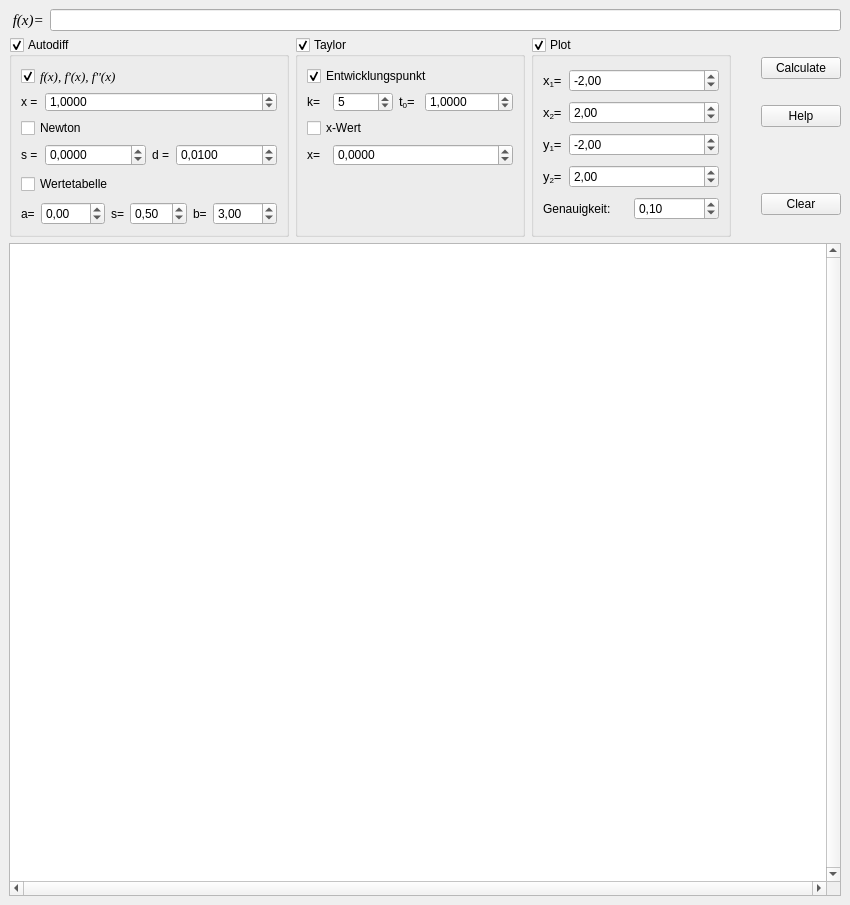
<?xml version="1.0" encoding="UTF-8"?>
<ui version="4.0">
 <class>MainWindow</class>
 <widget class="QMainWindow" name="MainWindow">
  <property name="geometry">
   <rect>
    <x>0</x>
    <y>0</y>
    <width>850</width>
    <height>905</height>
   </rect>
  </property>
  <property name="minimumSize">
   <size>
    <width>850</width>
    <height>850</height>
   </size>
  </property>
  <property name="maximumSize">
   <size>
    <width>16777215</width>
    <height>16777215</height>
   </size>
  </property>
  <property name="windowTitle">
   <string>QtDiff</string>
  </property>
  <property name="windowIcon">
   <iconset resource="gui.qrc">
    <normaloff>:/icon.png</normaloff>:/icon.png</iconset>
  </property>
  <property name="locale">
   <locale language="German" country="Germany"/>
  </property>
  <widget class="QWidget" name="centralwidget">
   <layout class="QVBoxLayout" name="verticalLayout_4">
    <item>
     <layout class="QHBoxLayout" name="hLayout">
      <item>
       <widget class="QLabel" name="label">
        <property name="sizePolicy">
         <sizepolicy hsizetype="Preferred" vsizetype="Preferred">
          <horstretch>0</horstretch>
          <verstretch>0</verstretch>
         </sizepolicy>
        </property>
        <property name="maximumSize">
         <size>
          <width>45</width>
          <height>30</height>
         </size>
        </property>
        <property name="font">
         <font>
          <family>Times New Roman</family>
          <pointsize>11</pointsize>
          <italic>true</italic>
         </font>
        </property>
        <property name="text">
         <string> f(x)=</string>
        </property>
       </widget>
      </item>
      <item>
       <widget class="QLineEdit" name="eingabe">
        <property name="sizePolicy">
         <sizepolicy hsizetype="Expanding" vsizetype="Fixed">
          <horstretch>0</horstretch>
          <verstretch>0</verstretch>
         </sizepolicy>
        </property>
        <property name="maximumSize">
         <size>
          <width>16777215</width>
          <height>30</height>
         </size>
        </property>
        <property name="toolTip">
         <string/>
        </property>
        <property name="whatsThis">
         <string/>
        </property>
        <property name="text">
         <string/>
        </property>
        <property name="cursorPosition">
         <number>0</number>
        </property>
       </widget>
      </item>
     </layout>
    </item>
    <item>
     <layout class="QHBoxLayout" name="hLayout_2">
      <property name="spacing">
       <number>6</number>
      </property>
      <property name="margin">
       <number>0</number>
      </property>
      <item>
       <widget class="QGroupBox" name="ad">
        <property name="enabled">
         <bool>true</bool>
        </property>
        <property name="minimumSize">
         <size>
          <width>280</width>
          <height>0</height>
         </size>
        </property>
        <property name="maximumSize">
         <size>
          <width>280</width>
          <height>200</height>
         </size>
        </property>
        <property name="title">
         <string>Autodiff</string>
        </property>
        <property name="checkable">
         <bool>true</bool>
        </property>
        <property name="checked">
         <bool>true</bool>
        </property>
        <layout class="QVBoxLayout" name="verticalLayout">
         <item>
          <widget class="QCheckBox" name="autodiff_1">
           <property name="minimumSize">
            <size>
             <width>0</width>
             <height>20</height>
            </size>
           </property>
           <property name="maximumSize">
            <size>
             <width>150</width>
             <height>20</height>
            </size>
           </property>
           <property name="font">
            <font>
             <family>Times New Roman</family>
             <pointsize>10</pointsize>
             <weight>50</weight>
             <italic>true</italic>
             <bold>false</bold>
            </font>
           </property>
           <property name="text">
            <string>f(x), f'(x), f''(x)</string>
           </property>
           <property name="checked">
            <bool>true</bool>
           </property>
          </widget>
         </item>
         <item>
          <layout class="QHBoxLayout" name="horizontalLayout_2">
           <item>
            <widget class="QLabel" name="label_2">
             <property name="sizePolicy">
              <sizepolicy hsizetype="Minimum" vsizetype="Minimum">
               <horstretch>0</horstretch>
               <verstretch>0</verstretch>
              </sizepolicy>
             </property>
             <property name="maximumSize">
              <size>
               <width>18</width>
               <height>16777215</height>
              </size>
             </property>
             <property name="text">
              <string>x = </string>
             </property>
            </widget>
           </item>
           <item>
            <widget class="QDoubleSpinBox" name="autodiff_1_1">
             <property name="minimumSize">
              <size>
               <width>0</width>
               <height>20</height>
              </size>
             </property>
             <property name="maximumSize">
              <size>
               <width>16777215</width>
               <height>20</height>
              </size>
             </property>
             <property name="decimals">
              <number>4</number>
             </property>
             <property name="minimum">
              <double>-9999.000000000000000</double>
             </property>
             <property name="maximum">
              <double>9999.989999999999782</double>
             </property>
             <property name="singleStep">
              <double>0.100000000000000</double>
             </property>
             <property name="value">
              <double>1.000000000000000</double>
             </property>
            </widget>
           </item>
          </layout>
         </item>
         <item>
          <widget class="QCheckBox" name="autodiff_2">
           <property name="minimumSize">
            <size>
             <width>0</width>
             <height>20</height>
            </size>
           </property>
           <property name="maximumSize">
            <size>
             <width>150</width>
             <height>20</height>
            </size>
           </property>
           <property name="text">
            <string>Newton</string>
           </property>
          </widget>
         </item>
         <item>
          <layout class="QHBoxLayout" name="horizontalLayout">
           <item>
            <widget class="QLabel" name="label_3">
             <property name="maximumSize">
              <size>
               <width>18</width>
               <height>16777215</height>
              </size>
             </property>
             <property name="text">
              <string>s = </string>
             </property>
            </widget>
           </item>
           <item>
            <widget class="QDoubleSpinBox" name="autodiff_2_1">
             <property name="minimumSize">
              <size>
               <width>0</width>
               <height>22</height>
              </size>
             </property>
             <property name="maximumSize">
              <size>
               <width>16777215</width>
               <height>22</height>
              </size>
             </property>
             <property name="decimals">
              <number>4</number>
             </property>
             <property name="minimum">
              <double>-9999.000000000000000</double>
             </property>
             <property name="maximum">
              <double>9999.000000000000000</double>
             </property>
            </widget>
           </item>
           <item>
            <widget class="QLabel" name="label_4">
             <property name="maximumSize">
              <size>
               <width>18</width>
               <height>16777215</height>
              </size>
             </property>
             <property name="text">
              <string>d = </string>
             </property>
            </widget>
           </item>
           <item>
            <widget class="QDoubleSpinBox" name="autodiff_2_2">
             <property name="minimumSize">
              <size>
               <width>0</width>
               <height>22</height>
              </size>
             </property>
             <property name="maximumSize">
              <size>
               <width>16777215</width>
               <height>22</height>
              </size>
             </property>
             <property name="decimals">
              <number>4</number>
             </property>
             <property name="singleStep">
              <double>0.001000000000000</double>
             </property>
             <property name="value">
              <double>0.010000000000000</double>
             </property>
            </widget>
           </item>
          </layout>
         </item>
         <item>
          <widget class="QCheckBox" name="autodiff_3">
           <property name="maximumSize">
            <size>
             <width>150</width>
             <height>30</height>
            </size>
           </property>
           <property name="text">
            <string>Wertetabelle</string>
           </property>
          </widget>
         </item>
         <item>
          <layout class="QHBoxLayout" name="horizontalLayout_3">
           <item>
            <widget class="QLabel" name="label_5">
             <property name="maximumSize">
              <size>
               <width>18</width>
               <height>16777215</height>
              </size>
             </property>
             <property name="text">
              <string>a=</string>
             </property>
            </widget>
           </item>
           <item>
            <widget class="QDoubleSpinBox" name="autodiff_3_1">
             <property name="minimum">
              <double>-9999.000000000000000</double>
             </property>
             <property name="maximum">
              <double>9999.000000000000000</double>
             </property>
            </widget>
           </item>
           <item>
            <widget class="QLabel" name="label_6">
             <property name="maximumSize">
              <size>
               <width>18</width>
               <height>16777215</height>
              </size>
             </property>
             <property name="text">
              <string>s=</string>
             </property>
            </widget>
           </item>
           <item>
            <widget class="QDoubleSpinBox" name="autodiff_3_2">
             <property name="minimum">
              <double>0.010000000000000</double>
             </property>
             <property name="singleStep">
              <double>0.100000000000000</double>
             </property>
             <property name="value">
              <double>0.500000000000000</double>
             </property>
            </widget>
           </item>
           <item>
            <widget class="QLabel" name="label_7">
             <property name="maximumSize">
              <size>
               <width>18</width>
               <height>16777215</height>
              </size>
             </property>
             <property name="text">
              <string>b=</string>
             </property>
            </widget>
           </item>
           <item>
            <widget class="QDoubleSpinBox" name="autodiff_3_3">
             <property name="minimum">
              <double>-9999.000000000000000</double>
             </property>
             <property name="maximum">
              <double>9999.000000000000000</double>
             </property>
             <property name="value">
              <double>3.000000000000000</double>
             </property>
            </widget>
           </item>
          </layout>
         </item>
        </layout>
       </widget>
      </item>
      <item>
       <widget class="QGroupBox" name="ta">
        <property name="enabled">
         <bool>true</bool>
        </property>
        <property name="minimumSize">
         <size>
          <width>230</width>
          <height>0</height>
         </size>
        </property>
        <property name="maximumSize">
         <size>
          <width>230</width>
          <height>200</height>
         </size>
        </property>
        <property name="autoFillBackground">
         <bool>false</bool>
        </property>
        <property name="title">
         <string>Taylor</string>
        </property>
        <property name="flat">
         <bool>false</bool>
        </property>
        <property name="checkable">
         <bool>true</bool>
        </property>
        <property name="checked">
         <bool>true</bool>
        </property>
        <layout class="QVBoxLayout" name="verticalLayout_2">
         <item>
          <widget class="QCheckBox" name="taylor_1">
           <property name="minimumSize">
            <size>
             <width>0</width>
             <height>20</height>
            </size>
           </property>
           <property name="maximumSize">
            <size>
             <width>150</width>
             <height>20</height>
            </size>
           </property>
           <property name="text">
            <string>Entwicklungspunkt</string>
           </property>
           <property name="checked">
            <bool>true</bool>
           </property>
          </widget>
         </item>
         <item>
          <layout class="QHBoxLayout" name="horizontalLayout_4">
           <item>
            <widget class="QLabel" name="label_8">
             <property name="minimumSize">
              <size>
               <width>0</width>
               <height>0</height>
              </size>
             </property>
             <property name="maximumSize">
              <size>
               <width>20</width>
               <height>16777215</height>
              </size>
             </property>
             <property name="text">
              <string>k=</string>
             </property>
            </widget>
           </item>
           <item>
            <widget class="QSpinBox" name="taylor_1_1">
             <property name="minimumSize">
              <size>
               <width>60</width>
               <height>20</height>
              </size>
             </property>
             <property name="maximumSize">
              <size>
               <width>16777215</width>
               <height>20</height>
              </size>
             </property>
             <property name="maximum">
              <number>200</number>
             </property>
             <property name="value">
              <number>5</number>
             </property>
            </widget>
           </item>
           <item>
            <widget class="QLabel" name="label_9">
             <property name="maximumSize">
              <size>
               <width>30</width>
               <height>16777215</height>
              </size>
             </property>
             <property name="text">
              <string>&lt;!DOCTYPE HTML PUBLIC &quot;-//W3C//DTD HTML 4.0//EN&quot; &quot;http://www.w3.org/TR/REC-html40/strict.dtd&quot;&gt;
&lt;html&gt;&lt;head&gt;&lt;meta name=&quot;qrichtext&quot; content=&quot;1&quot; /&gt;&lt;style type=&quot;text/css&quot;&gt;
p, li { white-space: pre-wrap; }
&lt;/style&gt;&lt;/head&gt;&lt;body style=&quot; font-family:'Sans'; font-size:10pt; font-weight:400; font-style:normal;&quot;&gt;
&lt;p style=&quot; margin-top:0px; margin-bottom:0px; margin-left:0px; margin-right:0px; -qt-block-indent:0; text-indent:0px;&quot;&gt;t&lt;span style=&quot; vertical-align:sub;&quot;&gt;0&lt;/span&gt;=&lt;/p&gt;&lt;/body&gt;&lt;/html&gt;</string>
             </property>
            </widget>
           </item>
           <item>
            <widget class="QDoubleSpinBox" name="taylor_1_2">
             <property name="minimumSize">
              <size>
               <width>0</width>
               <height>0</height>
              </size>
             </property>
             <property name="maximumSize">
              <size>
               <width>16777215</width>
               <height>20</height>
              </size>
             </property>
             <property name="decimals">
              <number>4</number>
             </property>
             <property name="minimum">
              <double>-9999.000000000000000</double>
             </property>
             <property name="maximum">
              <double>9999.000000000000000</double>
             </property>
             <property name="singleStep">
              <double>0.500000000000000</double>
             </property>
             <property name="value">
              <double>1.000000000000000</double>
             </property>
            </widget>
           </item>
          </layout>
         </item>
         <item>
          <widget class="QCheckBox" name="taylor_2">
           <property name="minimumSize">
            <size>
             <width>0</width>
             <height>20</height>
            </size>
           </property>
           <property name="maximumSize">
            <size>
             <width>150</width>
             <height>20</height>
            </size>
           </property>
           <property name="text">
            <string>x-Wert</string>
           </property>
          </widget>
         </item>
         <item>
          <layout class="QHBoxLayout" name="horizontalLayout_6">
           <item>
            <widget class="QLabel" name="label_10">
             <property name="maximumSize">
              <size>
               <width>20</width>
               <height>16777215</height>
              </size>
             </property>
             <property name="text">
              <string>x=</string>
             </property>
            </widget>
           </item>
           <item>
            <widget class="QDoubleSpinBox" name="taylor_2_1">
             <property name="minimumSize">
              <size>
               <width>100</width>
               <height>22</height>
              </size>
             </property>
             <property name="maximumSize">
              <size>
               <width>16777215</width>
               <height>22</height>
              </size>
             </property>
             <property name="decimals">
              <number>4</number>
             </property>
             <property name="minimum">
              <double>-10000.000000000000000</double>
             </property>
             <property name="maximum">
              <double>10000.000000000000000</double>
             </property>
             <property name="singleStep">
              <double>0.500000000000000</double>
             </property>
             <property name="value">
              <double>0.000000000000000</double>
             </property>
            </widget>
           </item>
          </layout>
         </item>
         <item>
          <spacer name="verticalSpacer">
           <property name="orientation">
            <enum>Qt::Vertical</enum>
           </property>
           <property name="sizeType">
            <enum>QSizePolicy::Fixed</enum>
           </property>
           <property name="sizeHint" stdset="0">
            <size>
             <width>20</width>
             <height>50</height>
            </size>
           </property>
          </spacer>
         </item>
         <item>
          <layout class="QHBoxLayout" name="horizontalLayout_10">
           <item>
            <spacer name="verticalSpacer_2">
             <property name="orientation">
              <enum>Qt::Vertical</enum>
             </property>
             <property name="sizeType">
              <enum>QSizePolicy::Fixed</enum>
             </property>
             <property name="sizeHint" stdset="0">
              <size>
               <width>20</width>
               <height>40</height>
              </size>
             </property>
            </spacer>
           </item>
          </layout>
         </item>
        </layout>
       </widget>
      </item>
      <item>
       <widget class="QGroupBox" name="plt">
        <property name="minimumSize">
         <size>
          <width>200</width>
          <height>0</height>
         </size>
        </property>
        <property name="maximumSize">
         <size>
          <width>200</width>
          <height>200</height>
         </size>
        </property>
        <property name="title">
         <string>Plot</string>
        </property>
        <property name="checkable">
         <bool>true</bool>
        </property>
        <layout class="QVBoxLayout" name="pl">
         <item>
          <layout class="QHBoxLayout" name="horizontalLayout_8">
           <item>
            <widget class="QLabel" name="label_12">
             <property name="maximumSize">
              <size>
               <width>20</width>
               <height>16777215</height>
              </size>
             </property>
             <property name="text">
              <string>&lt;!DOCTYPE HTML PUBLIC &quot;-//W3C//DTD HTML 4.0//EN&quot; &quot;http://www.w3.org/TR/REC-html40/strict.dtd&quot;&gt;
&lt;html&gt;&lt;head&gt;&lt;meta name=&quot;qrichtext&quot; content=&quot;1&quot; /&gt;&lt;style type=&quot;text/css&quot;&gt;
p, li { white-space: pre-wrap; }
&lt;/style&gt;&lt;/head&gt;&lt;body style=&quot; font-family:'Sans'; font-size:10pt; font-weight:400; font-style:normal;&quot;&gt;
&lt;p style=&quot; margin-top:0px; margin-bottom:0px; margin-left:0px; margin-right:0px; -qt-block-indent:0; text-indent:0px;&quot;&gt;x&lt;span style=&quot; vertical-align:sub;&quot;&gt;1&lt;/span&gt;=&lt;/p&gt;&lt;/body&gt;&lt;/html&gt;</string>
             </property>
            </widget>
           </item>
           <item>
            <widget class="QDoubleSpinBox" name="plt_1_1">
             <property name="minimum">
              <double>-99.000000000000000</double>
             </property>
             <property name="singleStep">
              <double>0.500000000000000</double>
             </property>
             <property name="value">
              <double>-2.000000000000000</double>
             </property>
            </widget>
           </item>
          </layout>
         </item>
         <item>
          <layout class="QHBoxLayout" name="horizontalLayout_9">
           <item>
            <widget class="QLabel" name="label_11">
             <property name="maximumSize">
              <size>
               <width>20</width>
               <height>16777215</height>
              </size>
             </property>
             <property name="text">
              <string>&lt;!DOCTYPE HTML PUBLIC &quot;-//W3C//DTD HTML 4.0//EN&quot; &quot;http://www.w3.org/TR/REC-html40/strict.dtd&quot;&gt;
&lt;html&gt;&lt;head&gt;&lt;meta name=&quot;qrichtext&quot; content=&quot;1&quot; /&gt;&lt;style type=&quot;text/css&quot;&gt;
p, li { white-space: pre-wrap; }
&lt;/style&gt;&lt;/head&gt;&lt;body style=&quot; font-family:'Sans'; font-size:10pt; font-weight:400; font-style:normal;&quot;&gt;
&lt;p style=&quot; margin-top:0px; margin-bottom:0px; margin-left:0px; margin-right:0px; -qt-block-indent:0; text-indent:0px;&quot;&gt;x&lt;span style=&quot; vertical-align:sub;&quot;&gt;2&lt;/span&gt;=&lt;/p&gt;&lt;/body&gt;&lt;/html&gt;</string>
             </property>
            </widget>
           </item>
           <item>
            <widget class="QDoubleSpinBox" name="plt_1_2">
             <property name="minimum">
              <double>-99.000000000000000</double>
             </property>
             <property name="singleStep">
              <double>0.500000000000000</double>
             </property>
             <property name="value">
              <double>2.000000000000000</double>
             </property>
            </widget>
           </item>
          </layout>
         </item>
         <item>
          <layout class="QHBoxLayout" name="horizontalLayout_11">
           <item>
            <widget class="QLabel" name="label_14">
             <property name="maximumSize">
              <size>
               <width>20</width>
               <height>16777215</height>
              </size>
             </property>
             <property name="text">
              <string>&lt;!DOCTYPE HTML PUBLIC &quot;-//W3C//DTD HTML 4.0//EN&quot; &quot;http://www.w3.org/TR/REC-html40/strict.dtd&quot;&gt;
&lt;html&gt;&lt;head&gt;&lt;meta name=&quot;qrichtext&quot; content=&quot;1&quot; /&gt;&lt;style type=&quot;text/css&quot;&gt;
p, li { white-space: pre-wrap; }
&lt;/style&gt;&lt;/head&gt;&lt;body style=&quot; font-family:'Sans'; font-size:10pt; font-weight:400; font-style:normal;&quot;&gt;
&lt;p style=&quot; margin-top:0px; margin-bottom:0px; margin-left:0px; margin-right:0px; -qt-block-indent:0; text-indent:0px;&quot;&gt;y&lt;span style=&quot; vertical-align:sub;&quot;&gt;1&lt;/span&gt;=&lt;/p&gt;&lt;/body&gt;&lt;/html&gt;</string>
             </property>
            </widget>
           </item>
           <item>
            <widget class="QDoubleSpinBox" name="plt_2_1">
             <property name="minimum">
              <double>-99.000000000000000</double>
             </property>
             <property name="singleStep">
              <double>0.500000000000000</double>
             </property>
             <property name="value">
              <double>-2.000000000000000</double>
             </property>
            </widget>
           </item>
          </layout>
         </item>
         <item>
          <layout class="QHBoxLayout" name="horizontalLayout_12">
           <item>
            <widget class="QLabel" name="label_13">
             <property name="maximumSize">
              <size>
               <width>20</width>
               <height>16777215</height>
              </size>
             </property>
             <property name="text">
              <string>&lt;!DOCTYPE HTML PUBLIC &quot;-//W3C//DTD HTML 4.0//EN&quot; &quot;http://www.w3.org/TR/REC-html40/strict.dtd&quot;&gt;
&lt;html&gt;&lt;head&gt;&lt;meta name=&quot;qrichtext&quot; content=&quot;1&quot; /&gt;&lt;style type=&quot;text/css&quot;&gt;
p, li { white-space: pre-wrap; }
&lt;/style&gt;&lt;/head&gt;&lt;body style=&quot; font-family:'Sans'; font-size:10pt; font-weight:400; font-style:normal;&quot;&gt;
&lt;p style=&quot; margin-top:0px; margin-bottom:0px; margin-left:0px; margin-right:0px; -qt-block-indent:0; text-indent:0px;&quot;&gt;y&lt;span style=&quot; vertical-align:sub;&quot;&gt;2&lt;/span&gt;=&lt;/p&gt;&lt;/body&gt;&lt;/html&gt;</string>
             </property>
            </widget>
           </item>
           <item>
            <widget class="QDoubleSpinBox" name="plt_2_2">
             <property name="minimum">
              <double>-99.000000000000000</double>
             </property>
             <property name="singleStep">
              <double>0.500000000000000</double>
             </property>
             <property name="value">
              <double>2.000000000000000</double>
             </property>
            </widget>
           </item>
          </layout>
         </item>
         <item>
          <layout class="QHBoxLayout" name="horizontalLayout_7">
           <item>
            <widget class="QLabel" name="label_15">
             <property name="maximumSize">
              <size>
               <width>85</width>
               <height>16777215</height>
              </size>
             </property>
             <property name="text">
              <string>Genauigkeit:</string>
             </property>
            </widget>
           </item>
           <item>
            <widget class="QDoubleSpinBox" name="plt_gen">
             <property name="minimum">
              <double>0.010000000000000</double>
             </property>
             <property name="maximum">
              <double>2.000000000000000</double>
             </property>
             <property name="singleStep">
              <double>0.020000000000000</double>
             </property>
             <property name="value">
              <double>0.100000000000000</double>
             </property>
            </widget>
           </item>
          </layout>
         </item>
        </layout>
       </widget>
      </item>
      <item>
       <spacer name="horizontalSpacer">
        <property name="orientation">
         <enum>Qt::Horizontal</enum>
        </property>
        <property name="sizeType">
         <enum>QSizePolicy::Expanding</enum>
        </property>
        <property name="sizeHint" stdset="0">
         <size>
          <width>40</width>
          <height>20</height>
         </size>
        </property>
       </spacer>
      </item>
      <item>
       <layout class="QVBoxLayout" name="verticalLayout_3">
        <item>
         <widget class="QPushButton" name="calc">
          <property name="maximumSize">
           <size>
            <width>16777215</width>
            <height>16777215</height>
           </size>
          </property>
          <property name="cursor">
           <cursorShape>PointingHandCursor</cursorShape>
          </property>
          <property name="focusPolicy">
           <enum>Qt::StrongFocus</enum>
          </property>
          <property name="contextMenuPolicy">
           <enum>Qt::DefaultContextMenu</enum>
          </property>
          <property name="whatsThis">
           <string/>
          </property>
          <property name="layoutDirection">
           <enum>Qt::RightToLeft</enum>
          </property>
          <property name="autoFillBackground">
           <bool>false</bool>
          </property>
          <property name="text">
           <string>Calculate</string>
          </property>
         </widget>
        </item>
        <item>
         <widget class="QPushButton" name="hlp">
          <property name="cursor">
           <cursorShape>WhatsThisCursor</cursorShape>
          </property>
          <property name="text">
           <string>Help</string>
          </property>
         </widget>
        </item>
        <item>
         <spacer name="vSpacer">
          <property name="orientation">
           <enum>Qt::Vertical</enum>
          </property>
          <property name="sizeType">
           <enum>QSizePolicy::Preferred</enum>
          </property>
          <property name="sizeHint" stdset="0">
           <size>
            <width>20</width>
            <height>40</height>
           </size>
          </property>
         </spacer>
        </item>
        <item>
         <widget class="QPushButton" name="clear">
          <property name="maximumSize">
           <size>
            <width>16777215</width>
            <height>16777215</height>
           </size>
          </property>
          <property name="cursor">
           <cursorShape>PointingHandCursor</cursorShape>
          </property>
          <property name="text">
           <string>Clear</string>
          </property>
         </widget>
        </item>
       </layout>
      </item>
     </layout>
    </item>
    <item>
     <layout class="QHBoxLayout" name="horizontalLayout_5"/>
    </item>
    <item>
     <layout class="QHBoxLayout" name="hLayout_3">
      <item>
       <widget class="QTextEdit" name="ausgabe">
        <property name="sizePolicy">
         <sizepolicy hsizetype="Expanding" vsizetype="Expanding">
          <horstretch>0</horstretch>
          <verstretch>0</verstretch>
         </sizepolicy>
        </property>
        <property name="maximumSize">
         <size>
          <width>16777215</width>
          <height>16777215</height>
         </size>
        </property>
        <property name="font">
         <font>
          <family>Courier New</family>
          <pointsize>11</pointsize>
         </font>
        </property>
        <property name="verticalScrollBarPolicy">
         <enum>Qt::ScrollBarAlwaysOn</enum>
        </property>
        <property name="horizontalScrollBarPolicy">
         <enum>Qt::ScrollBarAlwaysOn</enum>
        </property>
        <property name="lineWrapMode">
         <enum>QTextEdit::WidgetWidth</enum>
        </property>
        <property name="lineWrapColumnOrWidth">
         <number>0</number>
        </property>
        <property name="readOnly">
         <bool>true</bool>
        </property>
       </widget>
      </item>
     </layout>
    </item>
   </layout>
  </widget>
 </widget>
 <resources>
  <include location="gui.qrc"/>
 </resources>
 <connections/>
</ui>
